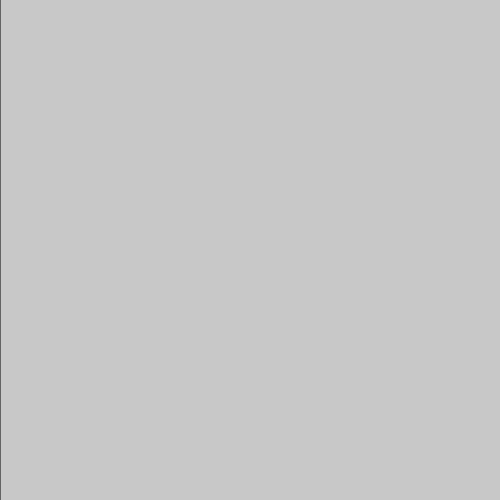
Frame 1 (no input)
Frame 60 (no input): identical to frame 1, image omitted
Frame 120 (the mouse pressed at the canvas centre since frame 60): blank canvas, image omitted

The p5.js sketch that drew this single still picture (run headless with seeded random() and noise() and a simulated clock; from frame 60 on, the mouse is pressed at the canvas centre):

// p5.js sketch
// ── sketch.js
/*
Name:  Fernando O
Title:  Warmup_Week4
*/

function setup() {
  createCanvas(500, 500);
}

function draw() {
  background(200);

  // Draw a vertical line that follows the mouse's x-coordinate.
  line(mouseX, 0, mouseX, 500);
}
